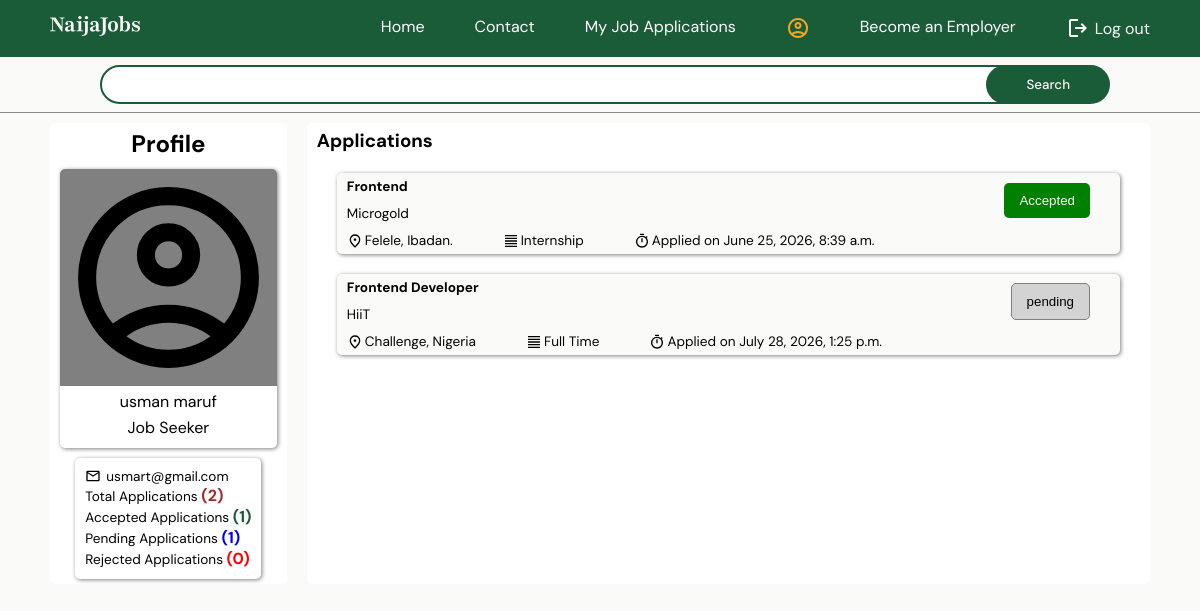
/my-application (signed in), run on an earlier commit of the app's database.
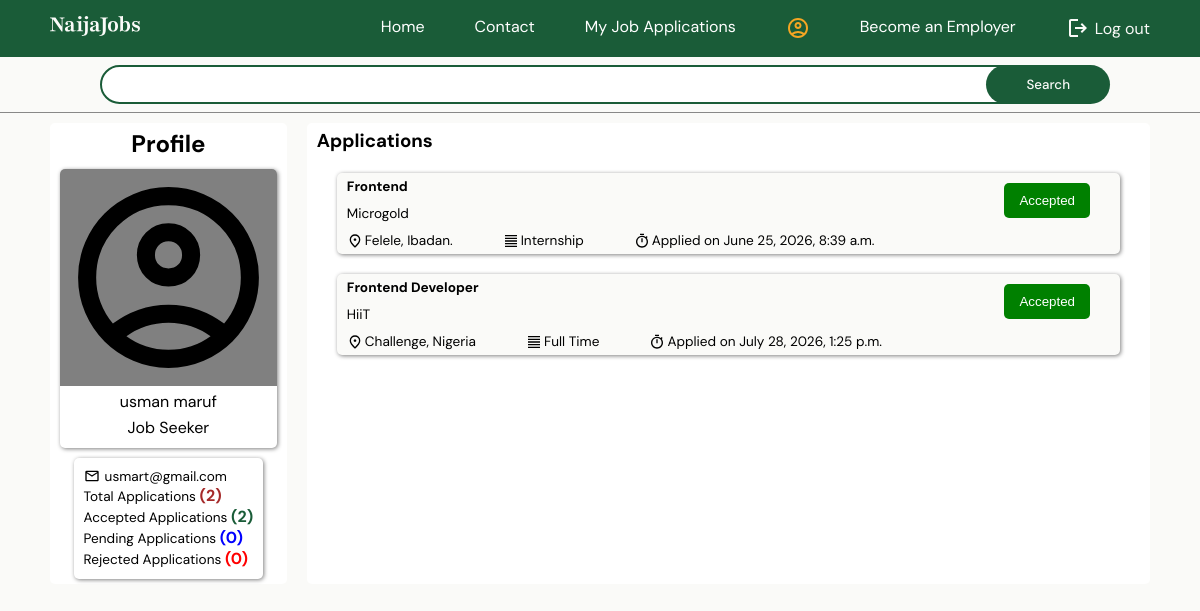
And on a later commit of the database.
### routes/models.py (models this page shows, shortened)
class Application(models.Model):
    STATUS_CHOICES = (('pending', 'Pending'), ('accepted', 'Accepted'), ('rejected', 'Rejected'))
    applicant = models.ForeignKey(
        User,
        on_delete=models.CASCADE,
        related_name="applications"
    )
    job = models.ForeignKey(
        JobPost,
        on_delete=models.CASCADE,
        related_name="applications"
    )
    status = models.CharField(
        max_length=20,
        choices=STATUS_CHOICES,
        default="pending"
    )
    applied_at = models.DateTimeField(auto_now_add=True)
    class Meta:
        unique_together = ("applicant", "job")

### Employer/models.py (models this page shows, shortened)
class JobPost(models.Model):
    user = models.ForeignKey(
        User,
        on_delete=models.CASCADE,
        related_name="job_posts"
    )
    status_options = (('open', 'Open'), ('closed', 'Closed'))
    type_options = (('full_time', 'Full Time'), ('part_time', 'Part Time'), ('internship', 'Internship'), ('contract', 'Contract'))
    title = models.CharField(max_length=50)
    job_type = models.CharField(max_length=50, choices=type_options, db_index=True)
    salary_min = models.PositiveIntegerField()
    salary_max = models.PositiveIntegerField()
    description = models.TextField()
    category = models.CharField(max_length=50, db_index=True)
    date_posted = models.DateTimeField(auto_now_add=True)
    date_closing = models.DateField()
    status = models.CharField(max_length=20, choices=status_options, db_index=True, default="Open")
    is_active = models.BooleanField(default=True)

class EmployerProfile(models.Model):
    user = models.OneToOneField(
        User,
        on_delete=models.CASCADE,
        related_name="employer_profile"
    )
    company_name = models.CharField(max_length=50)
    industry = models.CharField(max_length=50)
    location = models.TextField()
    website = models.TextField()
    about_us = models.TextField()
    email = models.CharField(max_length=50)
    phone = models.CharField(max_length=11)
    linkedin = models.TextField()
    office_held = models.CharField(max_length=30)

### accounts/models.py (models this page shows)
class User(AbstractUser):
    role_options = (('Employer', 'employer'),('seeker', 'Job seeker'))
    id = models.UUIDField(primary_key=True, editable=False, default=uuid.uuid4)
    role = models.CharField(max_length=20, choices= role_options)

### routes/views.py (the view)
# urls.py: path("my-application", views.Job_Applications, name="my_applications"),
@login_required
def Job_Applications(request):
    if(request.user.role == "Employer"):
        return redirect("home")
    job_applications = request.user.applications.all()
    total_applications = request.user.applications.all().count()
    pending = request.user.applications.all().filter(status = "pending").count()
    total_acceptance = request.user.applications.all().filter(status = "Accepted").count()
    total_rejected = request.user.applications.all().filter(status = "Rejected").count()
    return render(request, "routes/job-applications.html", {
        "applications" : job_applications,
          "total" : total_applications,
          "pending" : pending,
          "accepted" : total_acceptance,
          "rejected" : total_rejected
        })

### NaijaJobs/context_processors.py (called while the page is built)
def cache_buster(request):
    return {
        "static_version": time.time_ns() if settings.DEBUG else "",
    }

### templates/routes/job-applications.html (shortened to what this page needs)
{% extends "base.html" %}
{% load static %}
{% block style %} <link rel="stylesheet" href="{% static 'css/job-application.css'%}?v={{ static_version }}"> {% endblock %}
{% block content %}
    {% if applications %}
    <section id="container">
        <aside class="first">
            <h3>Profile</h3>
            <div class="profiles">
                <img src="{% static 'svg/user-black.svg' %}" alt="">
                <p>{{ request.user.first_name }} {{ request.user.last_name }}</p>
                <p>{{ request.user.role }}</p>
            </div>
            <div class="stats">
                <p class="mail"><img width="16" src="{% static 'svg/mail.svg' %}" alt=""> {{ request.user.email }}</p>
                <p>Total Applications <b class="brown">({{ total }})</b></p>
                <p>Accepted Applications <b class="green">({{ accepted }})</b></p>
                <p>Pending Applications <b class="blue">({{ pending }})</b></p>
                <p>Rejected Applications <b class="red">({{ rejected }})</b></p>
            </div>
        </aside>
        <aside class="second">
            <h3>Applications</h3>
            {% for application in applications %}
                <a class="application-card" href="{% url 'job_detail' application.job.id %}">
                    <article class="first">
                        <section class="left">
                            <h4>{{ application.job.title }}</h4>
                            <p>{{ application.job.user.employer_profile.company_name }}</p>
                        </section>
                        <section class="right">
                            {% if application.status == "pending" %}
                                <button class="btn grey" type="button">{{ application.status }}</button>
                            {% elif application.status == "Accepted" %}
                                <button class="btn green">Accepted</button>
                            {% elif application.status == "Rejected" %}
                                <button class="btn red">Rejected</button>
                            {% endif %}
                        </section>
                    </article>
                    <article class="second">
                        <div class="location">
                            <img width="16" src="{% static 'svg/location.svg' %}" alt="">
                            <p>{{ application.job.user.employer_profile.location }}</p>
                        </div>
                        <div class="type">
                            <img width="16" src="{% static 'svg/type.svg' %}" alt="">
                            <p>{{ application.job.job_type }}</p>
                        </div>
                        <div class="time">
                            <img width="16" src="{% static 'svg/time.svg' %}" alt="">
                            <p>Applied on {{ application.applied_at }}</p>
                        </div>
                    </article>
                </a>
            {% endfor %}
        </aside>
    </section>
    {% else %}
    <div class="empty-container">
        <p>Empty Applications</p>
    </div>
    {% endif %}
{% endblock %}

What changed in the data, as far as the page shows it:
changed Application "July 28, 2026, 1:25 p.m.": status "pending" → (not shown); now shows "Accepted"
Also different on the page:
{{ accepted }}: "1" → "2"
{{ pending }}: "1" → "0"
